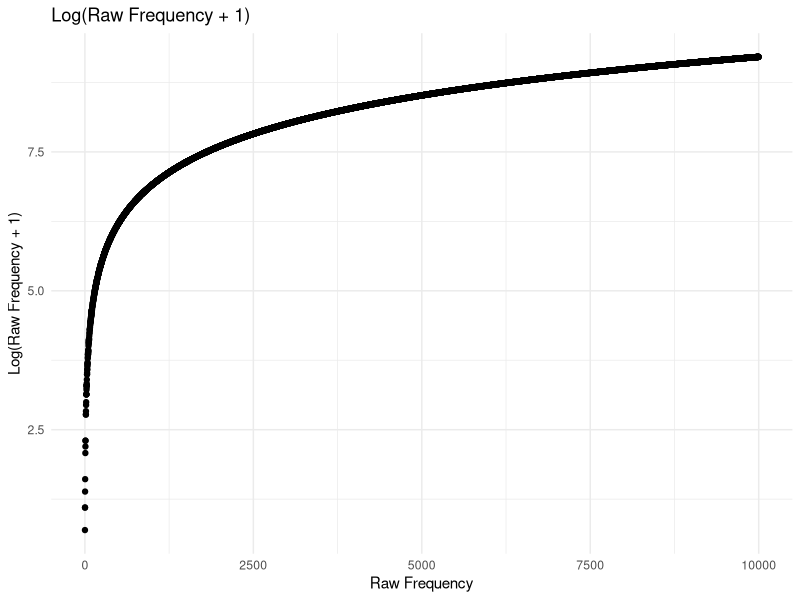
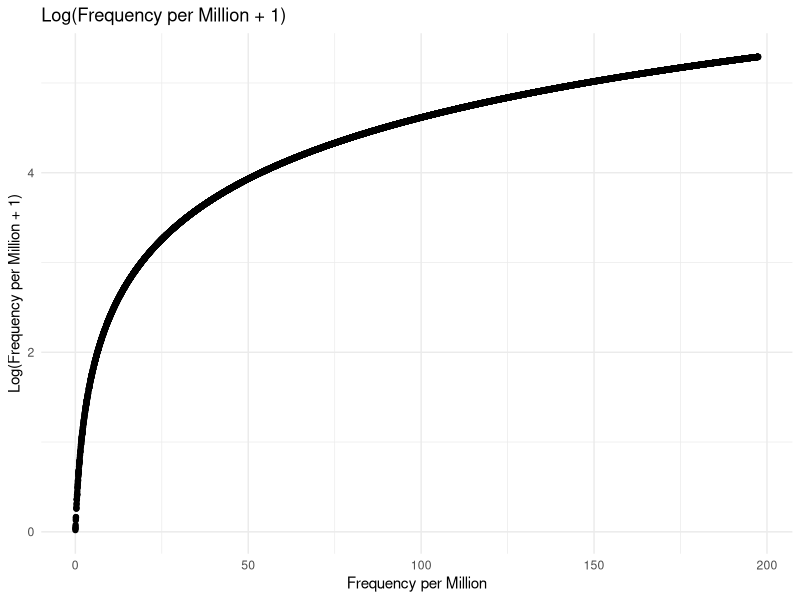
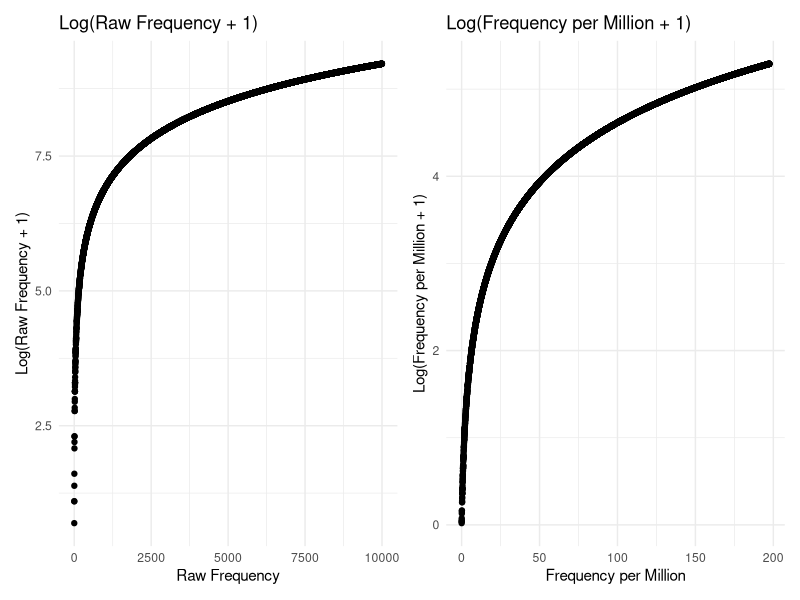
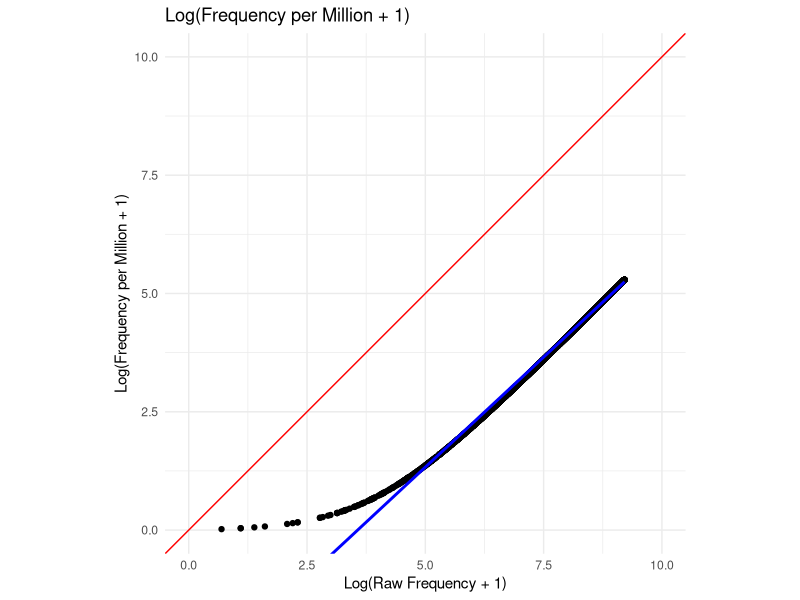

These figures' R source, in order:
library(ggplot2)

# Simulate a dataset of word frequencies
set.seed(42)
words <- paste0("word", 1:1000)
raw_freq <- sample(1:10000, 10000, replace = TRUE)
freq_per_million <- raw_freq / sum(raw_freq) * 1e6
# 4m words

# Calculate log transformations
log_raw_freq <- log(raw_freq + 1)
log_freq_per_million <- log(freq_per_million + 1)

# Create a data frame for plotting
df <- data.frame(
	words = words,
	raw_freq = raw_freq,
	freq_per_million = freq_per_million,
	log_raw_freq = log_raw_freq,
	log_freq_per_million = log_freq_per_million
)

# Plot the distributions
p1 <- ggplot(df, aes(x = raw_freq, y = log_raw_freq)) +
	geom_point() +
	labs(title = "Log(Raw Frequency + 1)",
			 x = "Raw Frequency",
			 y = "Log(Raw Frequency + 1)") +
	theme_minimal()

p2 <- ggplot(df, aes(x = freq_per_million, y = log_freq_per_million)) +
	geom_point() +
	labs(title = "Log(Frequency per Million + 1)",
			 x = "Frequency per Million",
			 y = "Log(Frequency per Million + 1)") +
	theme_minimal()
p1
p2
# Arrange the plots side by side
library(patchwork)
# grid.arrange(p1, p2, ncol = 2)
p1+p2

p <- ggplot(df, aes(x = log_raw_freq, y = log_freq_per_million)) +
	geom_point() +
	labs(title = "Log(Frequency per Million + 1)",
	  	 x = "Log(Raw Frequency + 1)",
  			y = "Log(Frequency per Million + 1)") +
	# add a diagonal line
	geom_abline(intercept = 0, slope = 1, color = "red") +
	stat_smooth(method = "lm", se = FALSE, color = "blue") +
	theme_minimal() +
	
	# make the graph square
	coord_fixed(ratio = 1, xlim = c(0, 10), ylim = c(0, 10))
p

